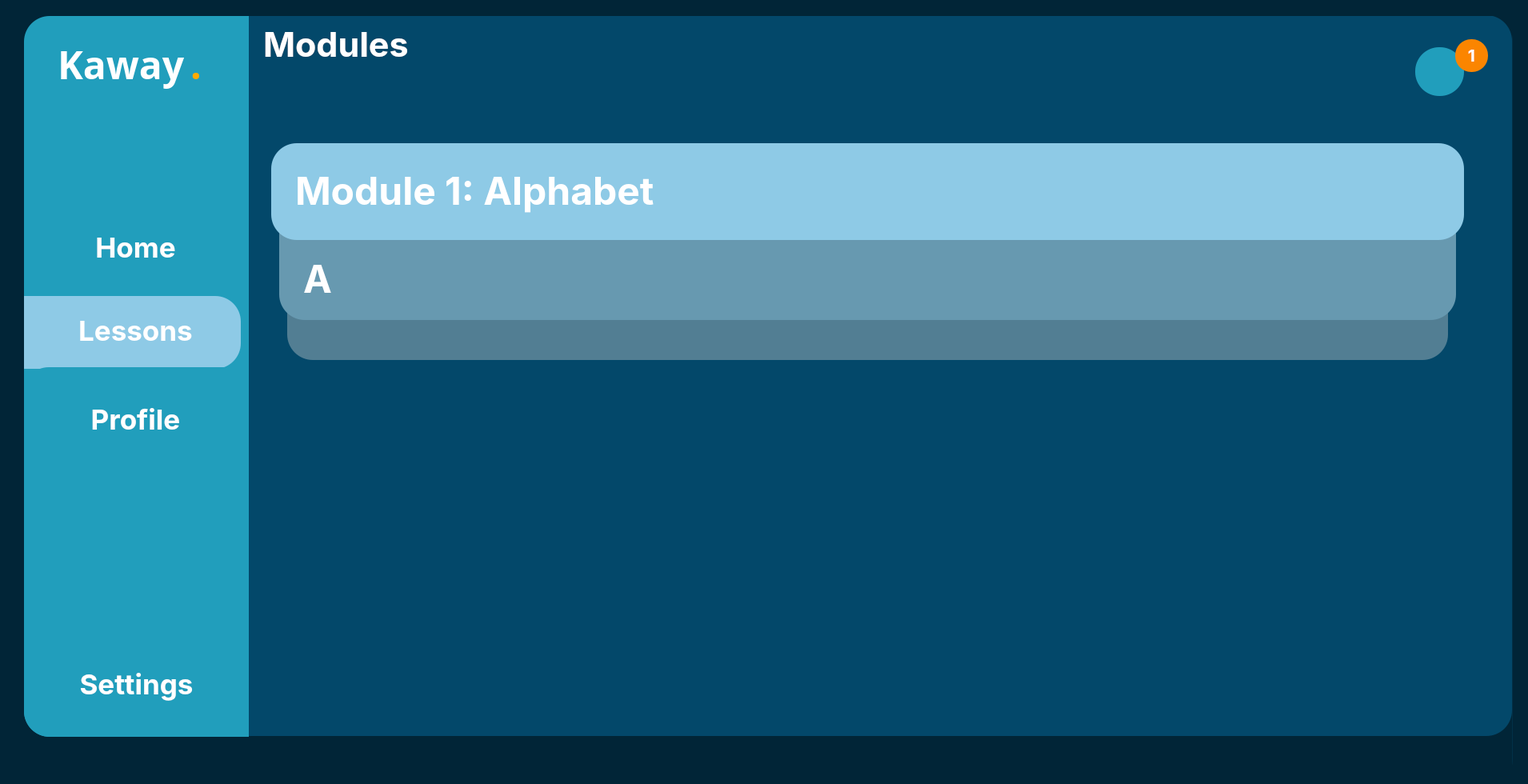
<?xml version="1.0" encoding="UTF-8"?>
<ui version="4.0">
 <class>MainWindow</class>
 <widget class="QMainWindow" name="MainWindow">
  <property name="geometry">
   <rect>
    <x>0</x>
    <y>0</y>
    <width>1910</width>
    <height>980</height>
   </rect>
  </property>
  <property name="windowTitle">
   <string>MainWindow</string>
  </property>
  <property name="styleSheet">
   <string notr="true">
background-color: rgb(1, 37, 55);</string>
  </property>
  <widget class="QWidget" name="centralwidget">
   <widget class="QWidget" name="MainBar" native="true">
    <property name="geometry">
     <rect>
      <x>30</x>
      <y>20</y>
      <width>1861</width>
      <height>1011</height>
     </rect>
    </property>
    <property name="styleSheet">
     <string notr="true"/>
    </property>
    <widget class="QWidget" name="SideTab" native="true">
     <property name="geometry">
      <rect>
       <x>0</x>
       <y>0</y>
       <width>281</width>
       <height>961</height>
      </rect>
     </property>
     <widget class="QFrame" name="SideTabFrame">
      <property name="geometry">
       <rect>
        <x>0</x>
        <y>0</y>
        <width>291</width>
        <height>901</height>
       </rect>
      </property>
      <property name="styleSheet">
       <string notr="true">background-color: rgb(33, 158, 188);
border-top-left-radius: 32px;
border-bottom-left-radius: 32px;</string>
      </property>
      <property name="frameShape">
       <enum>QFrame::StyledPanel</enum>
      </property>
      <property name="frameShadow">
       <enum>QFrame::Raised</enum>
      </property>
      <widget class="QPushButton" name="Lessons">
       <property name="geometry">
        <rect>
         <x>0</x>
         <y>372</y>
         <width>279</width>
         <height>42</height>
        </rect>
       </property>
       <property name="font">
        <font>
         <family>Inter</family>
         <pointsize>26</pointsize>
         <bold>true</bold>
        </font>
       </property>
       <property name="styleSheet">
        <string notr="true">color:rgb(255, 255, 255);
background-color: rgba(255, 255, 255, 0);</string>
       </property>
       <property name="text">
        <string>Lessons</string>
       </property>
       <property name="icon">
        <iconset>
         <normaloff>../../../AppData/Local/Programs/Python/Python311/Lib/site-packages/qt6_applications/Qt/bin/note-2.svg</normaloff>../../../AppData/Local/Programs/Python/Python311/Lib/site-packages/qt6_applications/Qt/bin/note-2.svg</iconset>
       </property>
       <property name="iconSize">
        <size>
         <width>40</width>
         <height>40</height>
        </size>
       </property>
      </widget>
      <widget class="QFrame" name="frame">
       <property name="geometry">
        <rect>
         <x>0</x>
         <y>350</y>
         <width>271</width>
         <height>91</height>
        </rect>
       </property>
       <property name="styleSheet">
        <string notr="true">background-color: rgb(142, 202, 230);
border-top-left-radius: 0px;
border-bottom-left-radius: 0px;
border-top-right-radius: 32px;
border-bottom-right-radius: 32px;</string>
       </property>
       <property name="frameShape">
        <enum>QFrame::StyledPanel</enum>
       </property>
       <property name="frameShadow">
        <enum>QFrame::Raised</enum>
       </property>
      </widget>
      <widget class="QWidget" name="verticalLayoutWidget">
       <property name="geometry">
        <rect>
         <x>0</x>
         <y>770</y>
         <width>281</width>
         <height>131</height>
        </rect>
       </property>
       <layout class="QVBoxLayout" name="verticalLayout">
        <item>
         <widget class="QPushButton" name="Settings">
          <property name="font">
           <font>
            <family>Inter</family>
            <pointsize>26</pointsize>
            <bold>true</bold>
           </font>
          </property>
          <property name="styleSheet">
           <string notr="true">color:rgb(255, 255, 255)</string>
          </property>
          <property name="text">
           <string>Settings</string>
          </property>
          <property name="icon">
           <iconset>
            <normaloff>../../../AppData/Local/Programs/Python/Python311/Lib/site-packages/qt6_applications/Qt/bin/setting-3.svg</normaloff>../../../AppData/Local/Programs/Python/Python311/Lib/site-packages/qt6_applications/Qt/bin/setting-3.svg</iconset>
          </property>
          <property name="iconSize">
           <size>
            <width>35</width>
            <height>35</height>
           </size>
          </property>
         </widget>
        </item>
       </layout>
      </widget>
      <widget class="QWidget" name="verticalLayoutWidget_3">
       <property name="geometry">
        <rect>
         <x>-1</x>
         <y>439</y>
         <width>281</width>
         <height>131</height>
        </rect>
       </property>
       <layout class="QVBoxLayout" name="verticalLayout_3">
        <item>
         <widget class="QPushButton" name="Profile">
          <property name="font">
           <font>
            <family>Inter</family>
            <pointsize>26</pointsize>
            <bold>true</bold>
           </font>
          </property>
          <property name="styleSheet">
           <string notr="true">color:rgb(255, 255, 255)</string>
          </property>
          <property name="text">
           <string>Profile</string>
          </property>
          <property name="icon">
           <iconset>
            <normaloff>../../../AppData/Local/Programs/Python/Python311/Lib/site-packages/qt6_applications/Qt/bin/user-square.svg</normaloff>../../../AppData/Local/Programs/Python/Python311/Lib/site-packages/qt6_applications/Qt/bin/user-square.svg</iconset>
          </property>
          <property name="iconSize">
           <size>
            <width>35</width>
            <height>35</height>
           </size>
          </property>
         </widget>
        </item>
       </layout>
      </widget>
      <widget class="QWidget" name="verticalLayoutWidget_4">
       <property name="geometry">
        <rect>
         <x>-1</x>
         <y>229</y>
         <width>281</width>
         <height>121</height>
        </rect>
       </property>
       <layout class="QVBoxLayout" name="verticalLayout_4">
        <item>
         <widget class="QPushButton" name="Home">
          <property name="font">
           <font>
            <family>Inter</family>
            <pointsize>26</pointsize>
            <bold>true</bold>
           </font>
          </property>
          <property name="layoutDirection">
           <enum>Qt::LeftToRight</enum>
          </property>
          <property name="autoFillBackground">
           <bool>false</bool>
          </property>
          <property name="styleSheet">
           <string notr="true">color:rgb(255, 255, 255)</string>
          </property>
          <property name="text">
           <string>Home</string>
          </property>
          <property name="icon">
           <iconset>
            <normaloff>../../../AppData/Local/Programs/Python/Python311/Lib/site-packages/qt6_applications/Qt/bin/element-3.png</normaloff>../../../AppData/Local/Programs/Python/Python311/Lib/site-packages/qt6_applications/Qt/bin/element-3.png</iconset>
          </property>
          <property name="iconSize">
           <size>
            <width>30</width>
            <height>30</height>
           </size>
          </property>
         </widget>
        </item>
       </layout>
      </widget>
      <widget class="QWidget" name="horizontalLayoutWidget">
       <property name="geometry">
        <rect>
         <x>42</x>
         <y>20</y>
         <width>241</width>
         <height>80</height>
        </rect>
       </property>
       <layout class="QHBoxLayout" name="horizontalLayout">
        <item>
         <widget class="QLabel" name="Kaway">
          <property name="font">
           <font>
            <family>Poppins</family>
            <pointsize>36</pointsize>
            <bold>true</bold>
           </font>
          </property>
          <property name="styleSheet">
           <string notr="true">color:rgb(255, 255, 255)</string>
          </property>
          <property name="text">
           <string>Kaway</string>
          </property>
         </widget>
        </item>
        <item>
         <widget class="QLabel" name="Dot">
          <property name="font">
           <font>
            <family>Poppins</family>
            <pointsize>36</pointsize>
            <bold>true</bold>
           </font>
          </property>
          <property name="styleSheet">
           <string notr="true">color: rgb(255, 170, 0);</string>
          </property>
          <property name="text">
           <string>.</string>
          </property>
         </widget>
        </item>
       </layout>
      </widget>
      <zorder>frame</zorder>
      <zorder>Lessons</zorder>
      <zorder>verticalLayoutWidget</zorder>
      <zorder>verticalLayoutWidget_3</zorder>
      <zorder>verticalLayoutWidget_4</zorder>
      <zorder>horizontalLayoutWidget</zorder>
     </widget>
    </widget>
    <widget class="QWidget" name="RightContainer" native="true">
     <property name="geometry">
      <rect>
       <x>279</x>
       <y>-1</y>
       <width>1581</width>
       <height>1011</height>
      </rect>
     </property>
     <widget class="QFrame" name="mainframe">
      <property name="geometry">
       <rect>
        <x>0</x>
        <y>0</y>
        <width>1581</width>
        <height>901</height>
       </rect>
      </property>
      <property name="styleSheet">
       <string notr="true">background-color: rgb(3, 72, 106);
border-top-right-radius: 32px;
border-bottom-right-radius: 32px;</string>
      </property>
      <property name="frameShape">
       <enum>QFrame::StyledPanel</enum>
      </property>
      <property name="frameShadow">
       <enum>QFrame::Raised</enum>
      </property>
      <widget class="QWidget" name="verticalLayoutWidget_2">
       <property name="geometry">
        <rect>
         <x>20</x>
         <y>10</y>
         <width>1061</width>
         <height>101</height>
        </rect>
       </property>
       <layout class="QVBoxLayout" name="verticalLayout_2">
        <item>
         <widget class="QLabel" name="Module">
          <property name="font">
           <font>
            <family>Inter</family>
            <pointsize>32</pointsize>
            <bold>true</bold>
           </font>
          </property>
          <property name="styleSheet">
           <string notr="true">color: rgb(255, 255, 255);</string>
          </property>
          <property name="text">
           <string>Modules</string>
          </property>
         </widget>
        </item>
        <item>
         <widget class="QLabel" name="subtopic">
          <property name="font">
           <font>
            <family>Inter</family>
            <pointsize>26</pointsize>
            <bold>true</bold>
           </font>
          </property>
          <property name="styleSheet">
           <string notr="true">color: rgb(255, 255, 255);</string>
          </property>
          <property name="text">
           <string/>
          </property>
         </widget>
        </item>
       </layout>
      </widget>
      <widget class="QPushButton" name="NotifButton">
       <property name="geometry">
        <rect>
         <x>1460</x>
         <y>40</y>
         <width>61</width>
         <height>61</height>
        </rect>
       </property>
       <property name="styleSheet">
        <string notr="true">QPushButton {
	background-color: rgb(33, 158, 188);
    border-radius: 30px;
    }
</string>
       </property>
       <property name="text">
        <string/>
       </property>
       <property name="icon">
        <iconset>
         <normaloff>../../../AppData/Local/Programs/Python/Python311/Lib/site-packages/qt6_applications/Qt/bin/notification-bing.svg</normaloff>../../../AppData/Local/Programs/Python/Python311/Lib/site-packages/qt6_applications/Qt/bin/notification-bing.svg</iconset>
       </property>
       <property name="iconSize">
        <size>
         <width>40</width>
         <height>40</height>
        </size>
       </property>
      </widget>
      <widget class="QLabel" name="NotifNum">
       <property name="geometry">
        <rect>
         <x>1510</x>
         <y>30</y>
         <width>41</width>
         <height>41</height>
        </rect>
       </property>
       <property name="font">
        <font>
         <family>Inter</family>
         <pointsize>16</pointsize>
         <bold>true</bold>
        </font>
       </property>
       <property name="styleSheet">
        <string notr="true">color: rgb(255, 255, 255);
background-color: rgb(251, 133, 0);
    border-radius: 20px;
  </string>
       </property>
       <property name="text">
        <string>1</string>
       </property>
       <property name="alignment">
        <set>Qt::AlignCenter</set>
       </property>
      </widget>
      <widget class="QScrollArea" name="scrollArea">
       <property name="geometry">
        <rect>
         <x>10</x>
         <y>120</y>
         <width>1571</width>
         <height>641</height>
        </rect>
       </property>
       <property name="widgetResizable">
        <bool>true</bool>
       </property>
       <widget class="QWidget" name="scrollAreaWidgetContents">
        <property name="geometry">
         <rect>
          <x>0</x>
          <y>0</y>
          <width>1571</width>
          <height>641</height>
         </rect>
        </property>
        <widget class="QFrame" name="Module1Frame">
         <property name="geometry">
          <rect>
           <x>10</x>
           <y>30</y>
           <width>1551</width>
           <height>321</height>
          </rect>
         </property>
         <property name="frameShape">
          <enum>QFrame::StyledPanel</enum>
         </property>
         <property name="frameShadow">
          <enum>QFrame::Raised</enum>
         </property>
         <widget class="QFrame" name="MidFrame">
          <property name="geometry">
           <rect>
            <x>20</x>
            <y>70</y>
            <width>1471</width>
            <height>161</height>
           </rect>
          </property>
          <property name="styleSheet">
           <string notr="true">background-color: rgb(103, 153, 176);
border-radius: 32px</string>
          </property>
          <property name="frameShape">
           <enum>QFrame::StyledPanel</enum>
          </property>
          <property name="frameShadow">
           <enum>QFrame::Raised</enum>
          </property>
          <widget class="QLabel" name="AnswerText">
           <property name="geometry">
            <rect>
             <x>30</x>
             <y>80</y>
             <width>751</width>
             <height>71</height>
            </rect>
           </property>
           <property name="font">
            <font>
             <family>Inter</family>
             <pointsize>36</pointsize>
             <bold>true</bold>
            </font>
           </property>
           <property name="styleSheet">
            <string notr="true">color: rgb(255, 255, 255);</string>
           </property>
           <property name="text">
            <string>A</string>
           </property>
           <property name="alignment">
            <set>Qt::AlignLeading|Qt::AlignLeft|Qt::AlignTop</set>
           </property>
          </widget>
         </widget>
         <widget class="QFrame" name="LowerFrame">
          <property name="geometry">
           <rect>
            <x>30</x>
            <y>180</y>
            <width>1451</width>
            <height>101</height>
           </rect>
          </property>
          <property name="styleSheet">
           <string notr="true">background-color: rgb(82, 126, 147);
border-radius: 32px</string>
          </property>
          <property name="frameShape">
           <enum>QFrame::StyledPanel</enum>
          </property>
          <property name="frameShadow">
           <enum>QFrame::Raised</enum>
          </property>
         </widget>
         <widget class="QFrame" name="UpperFrame">
          <property name="geometry">
           <rect>
            <x>10</x>
            <y>10</y>
            <width>1491</width>
            <height>121</height>
           </rect>
          </property>
          <property name="styleSheet">
           <string notr="true">background-color: rgb(142, 202, 230);
border-radius: 32px
</string>
          </property>
          <property name="frameShape">
           <enum>QFrame::StyledPanel</enum>
          </property>
          <property name="frameShadow">
           <enum>QFrame::Raised</enum>
          </property>
          <widget class="QLabel" name="AnswerText_2">
           <property name="geometry">
            <rect>
             <x>30</x>
             <y>30</y>
             <width>751</width>
             <height>71</height>
            </rect>
           </property>
           <property name="font">
            <font>
             <family>Inter</family>
             <pointsize>36</pointsize>
             <bold>true</bold>
            </font>
           </property>
           <property name="styleSheet">
            <string notr="true">color: rgb(255, 255, 255);</string>
           </property>
           <property name="text">
            <string>Module 1: Alphabet</string>
           </property>
           <property name="alignment">
            <set>Qt::AlignLeading|Qt::AlignLeft|Qt::AlignTop</set>
           </property>
          </widget>
         </widget>
         <zorder>LowerFrame</zorder>
         <zorder>MidFrame</zorder>
         <zorder>UpperFrame</zorder>
        </widget>
       </widget>
      </widget>
     </widget>
    </widget>
    <widget class="QFrame" name="MainFrame">
     <property name="geometry">
      <rect>
       <x>0</x>
       <y>0</y>
       <width>1861</width>
       <height>961</height>
      </rect>
     </property>
     <property name="styleSheet">
      <string notr="true">background-color: rgb(2, 48, 71);
border-radius: 32px
</string>
     </property>
     <property name="frameShape">
      <enum>QFrame::StyledPanel</enum>
     </property>
     <property name="frameShadow">
      <enum>QFrame::Raised</enum>
     </property>
    </widget>
    <zorder>MainFrame</zorder>
    <zorder>RightContainer</zorder>
    <zorder>SideTab</zorder>
   </widget>
  </widget>
  <widget class="QStatusBar" name="statusbar"/>
 </widget>
 <resources/>
 <connections/>
</ui>
